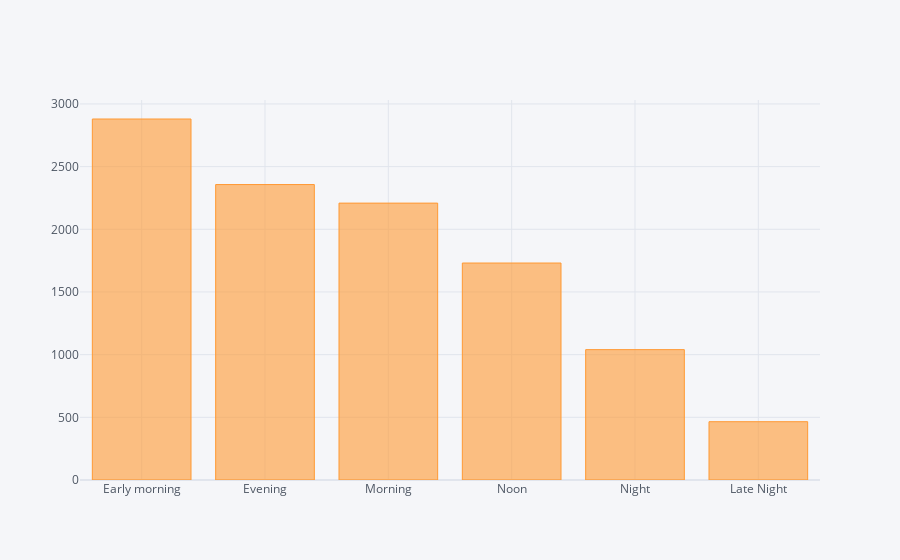

The notebook cell saved with this chart:
### Code cell
#iplot creation
data["Dep_Time_hour"].apply(flight_dep_time).value_counts().iplot(kind="bar")

### Figure 1 — Plotly figure (JSON) as saved in the notebook; plotly's stock layout.template omitted (floating-point values rounded to 4 significant figures)
{"data": [{"marker": {"color": "rgba(255, 153, 51, 0.6)", "line": {"color": "rgba(255, 153, 51, 1.0)", "width": 1}}, "name": "count", "orientation": "v", "text": "", "type": "bar", "x": ["Early morning", "Evening", "Morning", "Noon", "Night", "Late Night"], "y": [2880, 2357, 2209, 1731, 1040, 465]}], "layout": {"legend": {"bgcolor": "#F5F6F9", "font": {"color": "#4D5663"}}, "paper_bgcolor": "#F5F6F9", "plot_bgcolor": "#F5F6F9", "title": {"font": {"color": "#4D5663"}}, "xaxis": {"gridcolor": "#E1E5ED", "showgrid": true, "tickfont": {"color": "#4D5663"}, "title": {"font": {"color": "#4D5663"}, "text": ""}, "zerolinecolor": "#E1E5ED"}, "yaxis": {"gridcolor": "#E1E5ED", "showgrid": true, "tickfont": {"color": "#4D5663"}, "title": {"font": {"color": "#4D5663"}, "text": ""}, "zerolinecolor": "#E1E5ED"}}}
